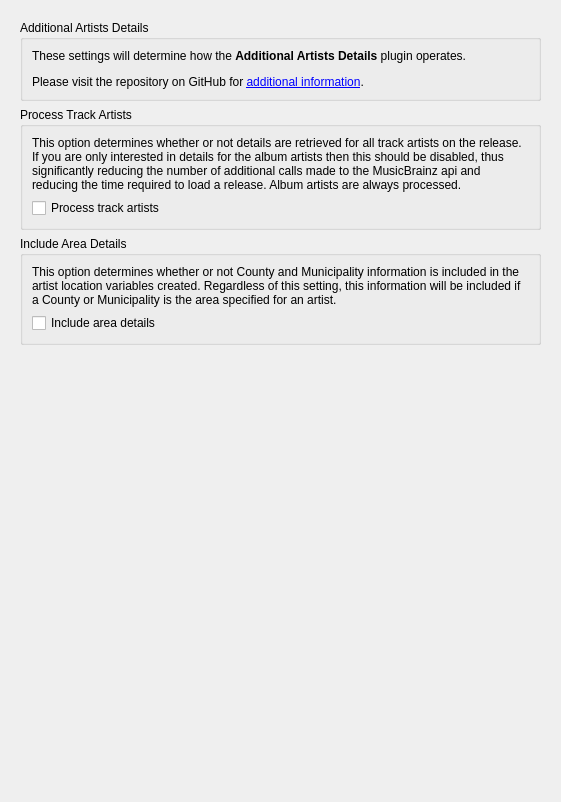
<?xml version="1.0" encoding="UTF-8"?>
<ui version="4.0">
 <class>AdditionalArtistsDetailsOptionsPage</class>
 <widget class="QWidget" name="AdditionalArtistsDetailsOptionsPage">
  <property name="geometry">
   <rect>
    <x>0</x>
    <y>0</y>
    <width>561</width>
    <height>802</height>
   </rect>
  </property>
  <property name="minimumSize">
   <size>
    <width>100</width>
    <height>0</height>
   </size>
  </property>
  <property name="windowTitle">
   <string>Form</string>
  </property>
  <layout class="QVBoxLayout" name="verticalLayout">
   <item>
    <widget class="QScrollArea" name="scrollArea">
     <property name="frameShape">
      <enum>QFrame::NoFrame</enum>
     </property>
     <property name="widgetResizable">
      <bool>true</bool>
     </property>
     <widget class="QWidget" name="scrollAreaWidgetContents">
      <property name="geometry">
       <rect>
        <x>0</x>
        <y>0</y>
        <width>543</width>
        <height>784</height>
       </rect>
      </property>
      <layout class="QVBoxLayout" name="verticalLayout_2">
       <item>
        <widget class="QGroupBox" name="gb_description">
         <property name="title">
          <string>Additional Artists Details</string>
         </property>
         <layout class="QVBoxLayout" name="verticalLayout_3">
          <item>
           <widget class="QLabel" name="format_description">
            <property name="sizePolicy">
             <sizepolicy hsizetype="Preferred" vsizetype="Minimum">
              <horstretch>0</horstretch>
              <verstretch>0</verstretch>
             </sizepolicy>
            </property>
            <property name="text">
             <string>&lt;html&gt;&lt;head/&gt;&lt;body&gt;&lt;p&gt;These settings will determine how the &lt;span style=&quot; font-weight:600;&quot;&gt;Additional Artists Details&lt;/span&gt; plugin operates.&lt;/p&gt;&lt;p&gt;Please visit the repository on GitHub for &lt;a href=&quot;https://github.com/rdswift/picard-plugins/blob/2.0_RDS_Plugins/plugins/additional_artists_details/docs/README.md&quot;&gt;&lt;span style=&quot; text-decoration: underline; color:#0000ff;&quot;&gt;additional information&lt;/span&gt;&lt;/a&gt;.&lt;/p&gt;&lt;/body&gt;&lt;/html&gt;</string>
            </property>
            <property name="wordWrap">
             <bool>true</bool>
            </property>
           </widget>
          </item>
         </layout>
        </widget>
       </item>
       <item>
        <widget class="QGroupBox" name="gb_process_track_artists">
         <property name="title">
          <string>Process Track Artists</string>
         </property>
         <layout class="QVBoxLayout" name="verticalLayout_4">
          <item>
           <widget class="QLabel" name="label">
            <property name="text">
             <string>&lt;html&gt;&lt;head/&gt;&lt;body&gt;&lt;p&gt;This option determines whether or not details are retrieved for all track artists on the release. If you are only interested in details for the album artists then this should be disabled, thus significantly reducing the number of additional calls made to the MusicBrainz api and reducing the time required to load a release.  Album artists are always processed.&lt;/p&gt;&lt;/body&gt;&lt;/html&gt;</string>
            </property>
            <property name="wordWrap">
             <bool>true</bool>
            </property>
           </widget>
          </item>
          <item>
           <widget class="QCheckBox" name="cb_process_tracks">
            <property name="text">
             <string>Process track artists</string>
            </property>
           </widget>
          </item>
         </layout>
        </widget>
       </item>
       <item>
        <widget class="QGroupBox" name="gb_area_details">
         <property name="title">
          <string>Include Area Details</string>
         </property>
         <layout class="QVBoxLayout" name="verticalLayout_5">
          <item>
           <widget class="QLabel" name="label_2">
            <property name="text">
             <string>&lt;html&gt;&lt;head/&gt;&lt;body&gt;&lt;p&gt;This option determines whether or not County and Municipality information is included in the artist location variables created. Regardless of this setting, this information will be included if a County or Municipality is the area specified for an artist.&lt;/p&gt;&lt;/body&gt;&lt;/html&gt;</string>
            </property>
            <property name="wordWrap">
             <bool>true</bool>
            </property>
           </widget>
          </item>
          <item>
           <widget class="QCheckBox" name="cb_area_details">
            <property name="text">
             <string>Include area details</string>
            </property>
           </widget>
          </item>
         </layout>
        </widget>
       </item>
       <item>
        <spacer name="verticalSpacer">
         <property name="orientation">
          <enum>Qt::Vertical</enum>
         </property>
         <property name="sizeHint" stdset="0">
          <size>
           <width>20</width>
           <height>40</height>
          </size>
         </property>
        </spacer>
       </item>
      </layout>
     </widget>
    </widget>
   </item>
  </layout>
 </widget>
 <resources/>
 <connections/>
</ui>
